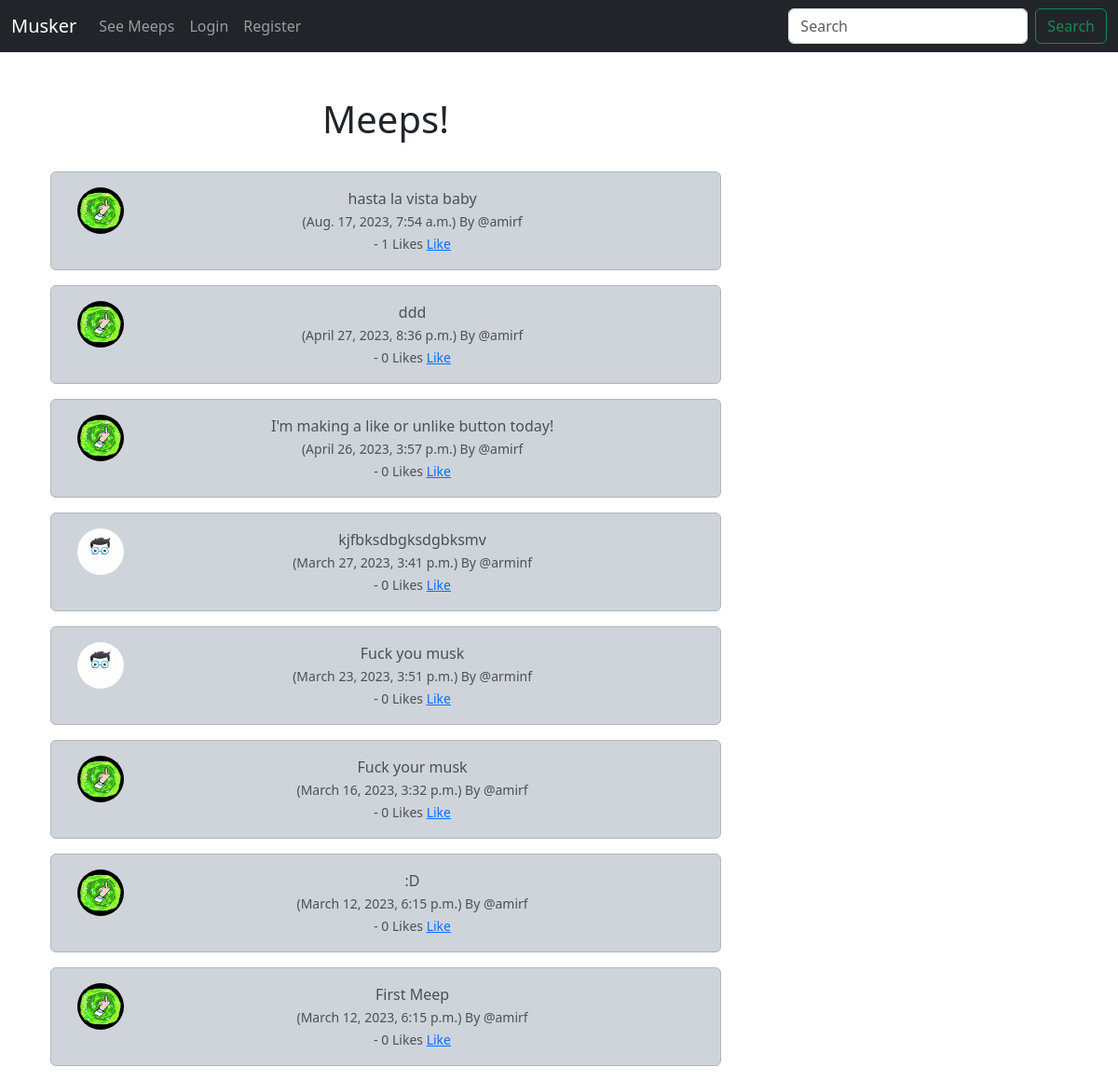
Before: / with the older database file.
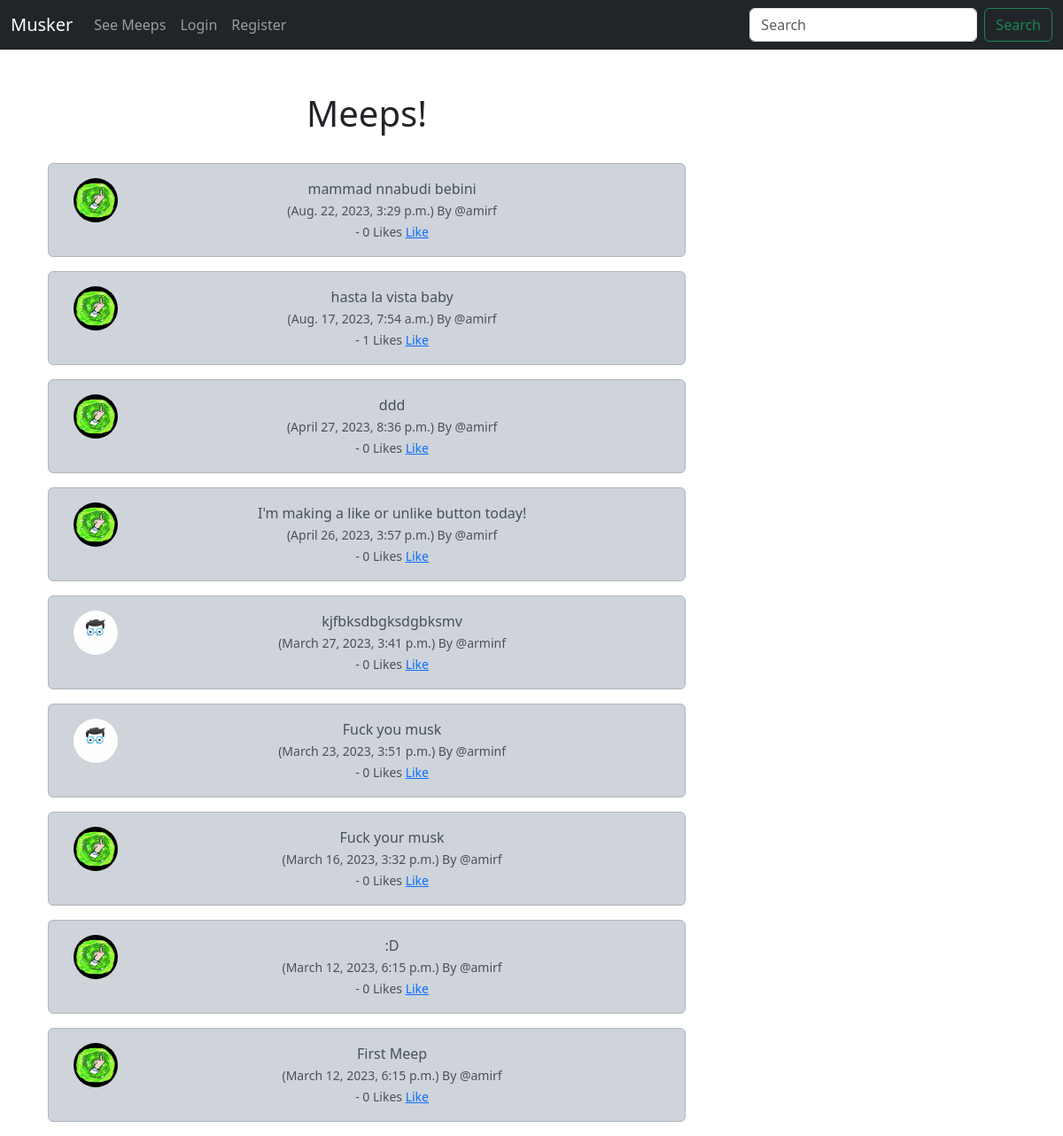
After: the same page with the newer database file.
### musker/models.py (models this page shows, shortened)
class Meep(models.Model):
    user = models.ForeignKey(
        User,
        related_name= "meeps",
        on_delete= models.DO_NOTHING,
    )
    body = models.CharField(max_length=200)
    created_at = models.DateTimeField(auto_now_add=True)
    likes = models.ManyToManyField(User, related_name="meep_like", blank=True)
    def number_of_likes(self):
        return self.likes.count()

class Profile(models.Model):
    user = models.OneToOneField(User, on_delete=models.CASCADE)
    follows = models.ManyToManyField(
    "self",
    related_name = "followed_by",
    symmetrical = False,
    blank = True)
    date_modified = models.DateTimeField(User,auto_now=True)
    profile_image = models.ImageField(null=True, blank=True, upload_to="images/")
    profile_bio = models.CharField(null=True, blank=True, max_length=500)
    homepage_link = models.CharField(null=True, blank=True, max_length=100)
    facebook_link = models.CharField(null=True, blank=True, max_length=100)
    instagram_link = models.CharField(null=True, blank=True, max_length=100)
    linkedin_link = models.CharField(null=True, blank=True, max_length=100)

### musker/views.py (the view)
# urls.py: path('', views.home, name="home"),
def home(request):
    if request.user.is_authenticated:
        form = MeepForm(request.POST or None)
        if request.method == "POST":
            if form.is_valid():
                meep = form.save(commit=False)
                meep.user = request.user
                meep.save()
                messages.success(request,("Your meep has been posted"))
                return redirect('home')
        meeps = Meep.objects.all().order_by("-created_at")
        return render(request, 'home.html', {'meeps': meeps, 'form': form})
    else:
        meeps = Meep.objects.all().order_by("-created_at")
        return render(request, 'home.html', {'meeps': meeps,})

### musker/templates/home.html (shortened to what this page needs)
{% extends 'base.html' %}
{% load static %}
{% block content %}
	<div class="container text-center">
		<div class="row">
			<div class="col-8">
	<h1>Meeps!</h1>
<br/>
	{% for meep in meeps %}
		<div class="alert alert-dark" role="alert">
<div class="container">
	<div class="row">
		<div class="col-1">
		  {% if meep.user.profile.profile_image %}
				<img src="{{ meep.user.profile.profile_image.url }}" width=50 height=50 class="rounded-circle" alt="{{ profile.user.username }}">
				{% else %}
				<img src="{% static 'images/profile_pic.png' %}" width=50 height=50 class="rounded-circle" alt="{{ profile.user.username }}">
				{% endif %}
		</div>
		<div class="col-11">
		  {{ meep.body }}<br/>
		  	<small class="text-muted">
		  		({{ meep.created_at}}) By
		  		@{{ meep.user.username }}
				<br>
				- {{meep.number_of_likes}} Likes
				{% if user in meep.likes.all %}
				<a href="{% url 'meep_like' meep.id %}">Unlike</a>
				{% else %}
				<a href="{% url 'meep_like' meep.id %}">Like</a>
				{% endif %}
			</small>
		</div><br/><br/>
			</div>
		</div>
	</div>
	{% endfor %}
</div>
<div class="col-4">
				<br/><br/><br/>
</div>
{% endblock %}

Changed rows visible on the page:
added Meep: user.profile.profile_image (picture), body "mammad nnabudi bebini", created_at "Aug. 22, 2023, 3:29 p.m.", user.username "amirf", number_of_likes "0", shows "Like"
